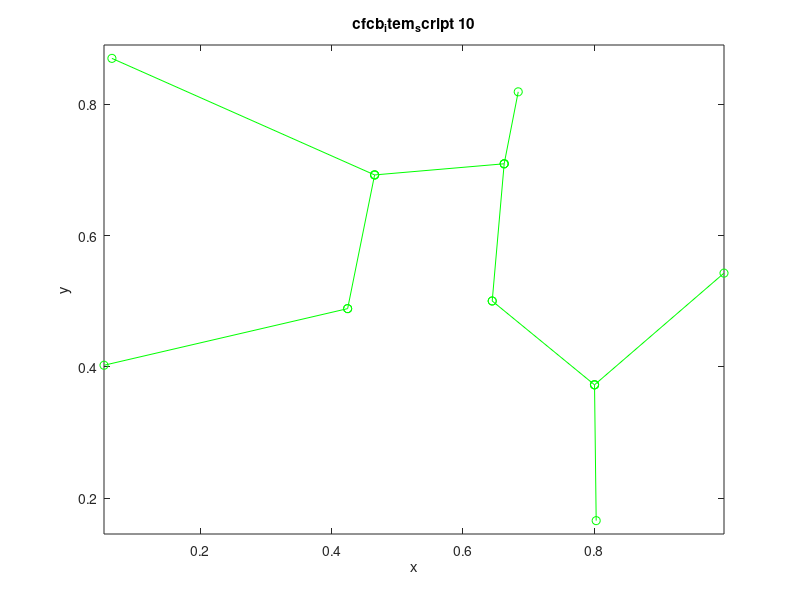

The MATLAB script that drew this image:
function theResult = mst(edges, costs)

% mst -- Minimum spanning tree.
%  mst('demo') calls "mst(10)".
%  mst(nPoints) draws the minimum spanning tree for
%   nPoints (random x-y pairs).  Default = 10.  The
%   tree has the attractive property that it does
%   not intersect itself.
%  mst(edges, costs) returns indices of the minimum
%   spanning tree for the edges [from to] of a
%   connected graph, according to their corresponding
%   costs.  The edges connect vertices that are
%   labeled [1:number-of-vertices].  The "minimum
%   spanning tree" is the least costly graph that
%   connects all the points.  To obtain the
%   maximum spanning tree, negate the costs.
%   (Note: if the graph is not connected, the
%   result will contain a minimal spanning
%   tree for each piece.)
%  mst(x, y) returns the minimum spanning tree
%   for the (x, y) points, given as columns.
%  mst(z) returns the minimum spanning tree
%   for complex points z, given as a column.
%
% Reference: Isabel Beichl and Francis Sullivan,
%  "In order to form a more perfect UNION,"
%  Computing in Science and Engineering, v. 3,
%  n. 2, p. 60-64, March/April, 2001.  The
%  two local functions, "sfind" and "slink",
%  are copied from that paper.  The "sfind"
%  strategy is due to Robert E. Tarjan.
 
% Copyright (C) 2001 Dr. Charles R. Denham, ZYDECO.
%  All Rights Reserved.
%   Disclosure without explicit written consent from the
%    copyright owner does not constitute publication.
 
% Version of 02-Jul-2001 15:56:34.
% Updated    06-Jul-2001 09:37:14.

if nargin < 1, help(mfilename), edges = 'demo'; end

if isequal(edges, 'demo'), edges = 10; end

if ischar(edges), edges = eval(edges); end

% Demonstration.

if nargin < 2 & length(edges) == 1
	npts = edges;
	z = rand(npts, 1) + sqrt(-1)*rand(npts, 1);
	tic
	result = feval(mfilename, z);
	elapsed
	from = result(:, 1);
	to = result(:, 2);
	x = real(z);
	y = imag(z);
	f = findobj(gcf, 'Type', 'axes');
	if any(f), delete(f), end
	plot([x(from) x(to)].', [y(from) y(to)].', '-og')
	title([mfilename ' ' int2str(npts)])
	xlabel x
	ylabel y
	set(gcf, 'Name', 'Minimum Spanning Tree', 'NumberTitle', 'off')
	axis equal
	try, zoomsafe, catch, end
	figure(gcf)
	if nargout > 0, theResult = result; end
	return
end

% Process (x, y) points, or z points (complex).

if size(edges, 2) == 1
	if nargin == 1
		z = edges;
	elseif nargin == 2
		x = edges;
		y = costs;
		%z = x + sart(-1)*y;
        z = x + sort(-1)*y;
	end
	npts = length(z);
	[from, to] = meshgrid(1:npts, 1:npts);
	from = from(:);
	to = to(:);
	f = find(from < to);   % Unique edges only.
	from = from(f);
	to = to(f);
	edges = [from to];
	costs = abs(z(to) - z(from));
end

% Sort the edges by their cost.

[costs, indices] = sort(costs);
edges = edges(indices, :);

from = edges(:, 1);
to = edges(:, 2);

parent = 1:max(max(edges));
rank = zeros(size(parent));
keep = logical(zeros(size(parent)));

% Join sub-trees until no more links to process.

for i = 1:length(from)
	x = sfind(parent, from(i));
	parent(from(i)) = x;   % Acceleration strategy.
	y = sfind(parent, to(i));
	parent(to(i)) = y;   % Acceleration strategy.
	if x ~= y
		[parent, rank] = slink(x, y, parent, rank);
		keep(i) = ~~1;
	end
end

result = edges(keep, :);

% Check for disconnected graph, if desired.
%  For a single connected graph, everyone
%  will have the same root-parent.  Isolated
%  points are not considered part of the
%  graph system.

if (1)
	p = zeros(size(parent));
	for i = 1:length(parent)
		p(i) = sfind(parent, i);
	end
	if ~all(p == p(1))
		count = sum(diff(sort(p)) ~= 0) + 1;
		disp([' ## Not a connected graph.'])
		disp([' ## Contains ' int2str(count) ' independent graphs.'])
	end
end

% Sort indices for ease of reading.

for i = 2:-1:1
	[ignore, indices] = sort(result(:, i));
	result = result(indices, :);
end

if nargout > 0, theResult = result; end


% ---------- sfind ---------- %


function z = sfind(p, x)

% sfind -- Root of a set.
%  sfind(p, x) returns the root parent of the set
%   containing index x, given parent-list p.  The
%   speed is O(lon(n)).

y = x;

while y ~= p(y)
	y = p(y);
end

z = p(y);


% ---------- slink ---------- %


function [p, rank] = slink(x, y, p, rank)

% slink -- Link two sets.
%  [p, rank] = slink(x, y, p, rank) links two sets,
%   whose roots are x and y, using parent array p,
%   and rank(x),  a measure of the depths of the
%   tree from root x.  The speed is O(n).

if rank(x) < rank(y)
	p(x) = y;
else
	if rank(y) < rank(x)
		p(y) = x;
	else
		p(x) = y;
		rank(y) = rank(y) + 1;
	end
end


% ---------- elapsed ---------- %


function elapsed(thePrecision)

% elapsed -- Print elapsed time.
%  elapsed(thePrecision) displays the "toc" elapsed
%   time, with the given precision, in decimal seconds
%   (default = 1).  Use "tic" to initiate the timer.
 
% Copyright (C) 2001 Dr. Charles R. Denham, ZYDECO.
%  All Rights Reserved.
%   Disclosure without explicit written consent from the
%    copyright owner does not constitute publication.
 
% Version of 18-Jun-2001 06:41:43.
% Updated    18-Jun-2001 07:39:59.

if nargin < 1, thePrecision = 1; end

if ischar(thePrecision), thePrecision = eval(thePrecision); end

try
	t = fix(toc / thePrecision) * thePrecision;
	disp([' ## Elapsed time: ' num2str(t) ' s.'])
catch
	disp(' ## Please call "tic" first.')
end
